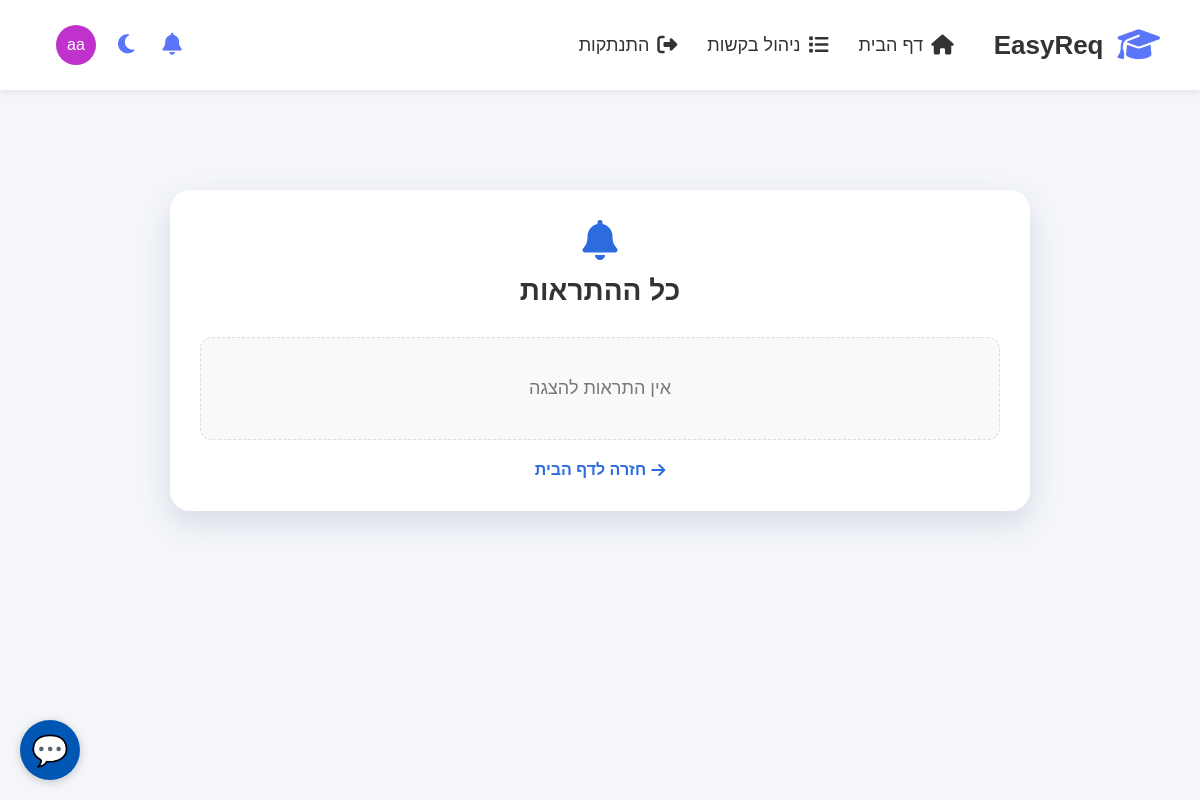
Page /all_notifications/ (signed in) on the earlier database version.
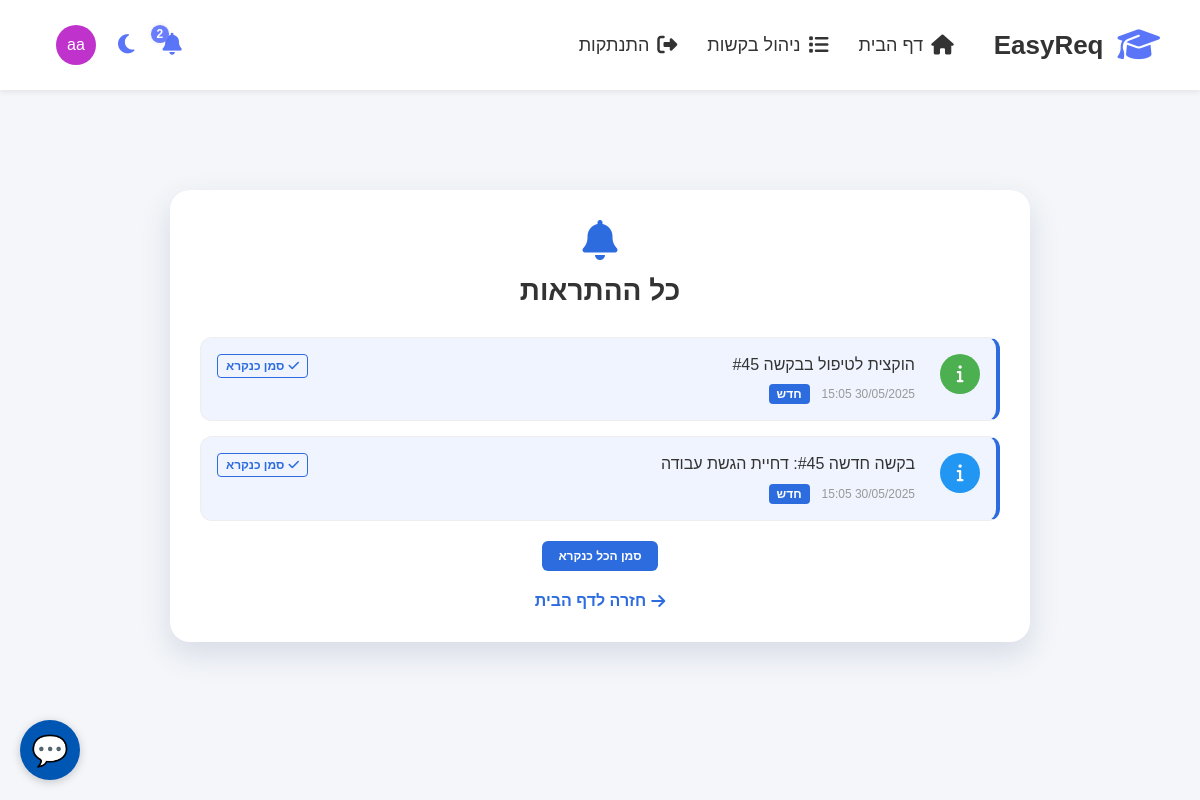
Same page on the later database version.
### Website/models.py (models this page shows, shortened)
class Notification(models.Model):
    user = models.ForeignKey(User, on_delete=models.CASCADE, related_name='notifications')
    message = models.TextField()
    created_at = models.DateTimeField(default=timezone.now)
    read = models.BooleanField(default=False)

### Website/views.py (the view)
# urls.py: path('all_notifications/', views.all_notifications, name='all_notifications'),
@login_required
def all_notifications(request):
    notifications = Notification.objects.filter(user=request.user).order_by('-created_at')
    return render(request, 'all_notifications.html', {
        'notifications': notifications
    })

### Website/context_processors.py (called while the page is built)
def global_notifications(request):
    user = request.user
    notifications = []
    notification_count = 0
    if user.is_authenticated:
        notifications = Notification.objects.filter(
            user=user,
            read=False
        ).order_by('-created_at')
        notification_count = notifications.count()
    return {
        'notifications': notifications,
        'notification_count': notification_count,
        'role': user.role if user.is_authenticated else 0
    }

### Website/templates/all_notifications.html (shortened to what this page needs)
{% extends 'base.html' %}
{% load static %}
{% block content %}
<div class="notifications-container">
  <div class="notifications-header">
    <i class="fas fa-bell"></i>
    <h2>כל ההתראות</h2>
  </div>
  {% if notifications %}
  <div class="notification-list">
    {% for note in notifications %}
    <div class="notification-item {% if not note.read %}unread-notification{% endif %}" data-note-id="{{ note.id }}">
      <div class="notification-icon-circle {% cycle 'noti-green' 'noti-blue' 'noti-red' %}">
        <i class="fas fa-info"></i>
      </div>
      <div class="notification-content">
        <div class="notification-message">{{ note.message }}</div>
        <div class="notification-meta">
          <span class="notification-time">{{ note.created_at|date:"d/m/Y H:i" }}</span>
          {% if not note.read %}
          <span class="notification-status">חדש</span>
          {% endif %}
        </div>
      </div>
    {% if note.read %}
      <button onclick="toggleReadStatus({{ note.id }}, false)" class="toggle-read-btn read-status-btn" title="לחץ כדי לסמן כלא נקרא">
        <i class="fas fa-envelope"></i> סמן כלא נקרא
      </button>
    {% else %}
      <button onclick="toggleReadStatus({{ note.id }}, true)" class="toggle-read-btn unread-status-btn" title="לחץ כדי לסמן כנקרא">
        <i class="fas fa-check"></i> סמן כנקרא
      </button>
    {% endif %}
    </div>
    {% endfor %}
  </div>
  <div class="mark-all-container">
    <button onclick="markAllAsRead()" class="mark-all-read-btn">סמן הכל כנקרא</button>
  </div>
  {% else %}
  <p class="no-notifications">אין התראות להצגה</p>
  {% endif %}
  <div class="back-link">
    <a href="{% url 'home' %}"><i class="fas fa-arrow-right"></i> חזרה לדף הבית</a>
  </div>
</div>
{% endblock %}

### Website/templates/base.html (shortened to what this page needs)
<!DOCTYPE html>
<html lang="he">
<head>
  <link rel="stylesheet" href="/static/css/chatbot-widget.css">
  <link rel="stylesheet" href="https://cdnjs.cloudflare.com/ajax/libs/font-awesome/6.5.0/css/all.min.css" />
</head>
<body>
<div class="topbar">
  <div class="topbar-right">
    <div class="logo-container">
      <i class="fas fa-graduation-cap"></i>
      <span>EasyReq</span>
    </div>
    <div class="nav-links">
       <a href="{% url 'home' %}"><i class="fas fa-home"></i>דף הבית</a>
          {% if user.is_authenticated %}
        <a href="{% url 'list_requests' %}"><i class="fas fa-list"></i>ניהול בקשות </a>
        {% if user.is_authenticated %}
        <a href="{% url 'logout' %}"><i class="fas fa-sign-out-alt"></i>התנתקות</a>
        {% else %}
        <a href="{% url 'login' %}"><i class="fas fa-sign-in-alt"></i>התחברות</a>
        <a href="{% url 'register' %}"><i class="fas fa-user-plus"></i>הרשמה</a>
        {% endif %}
          {% else %}
        <a href="{% url 'login' %}"><i class="fas fa-sign-in-alt"></i>התחברות</a>
        <a href="{% url 'register' %}"><i class="fas fa-user-plus"></i>הרשמה</a>
      {% endif %}
    </div>
    </div>
    <div class="topbar-buttons">
      {% if user.is_authenticated %}
      <div class="notification-wrapper">
    <button onclick="toggleNotifications()" id="notificationBtn" title="התראות">
      <i class="fas fa-bell"></i>
      {% if notification_count > 0 %}
      <span class="notification-count">{{ notification_count }}</span>
      {% endif %}
    </button>
  </div>
    {% endif %}
    <button onclick="toggleContrast()" id="contrastBtn" title="מצב כהה"><i class="fas fa-moon"></i></button>
  <div class="profile-wrapper" onclick="toggleProfileMenu()">
    <div class="profile-pic-container">
      {% if user.profile_pic and user.profile_pic.url and "profile.png" not in user.profile_pic.name %}
        <img src="{{ user.profile_pic.url }}" class="profile-pic">
      {% else %}
        <div class="initials-circle" data-username="{{ user.username }}">
          {{ user.first_name|slice:":1" }}{{ user.last_name|slice:":1" }}
        </div>
      {% endif %}
    </div>
  </div>
</div>
</div>
<div class="content">
  {% block content %}{% endblock %}
</div>
</body>
</html>

Differences in the rows shown:
added Notification: message "הוקצית לטיפול בבקשה #45", created_at "30/05/2025 15:05", read "חדש"
added Notification: message "בקשה חדשה #45: דחיית הגשת עבודה", created_at "30/05/2025 15:05", read "חדש"
Other differences:
{{ notification_count }}: (not shown) → "2"
text no longer shown: "אין התראות להצגה"
text now shown: "סמן הכל כנקרא"
